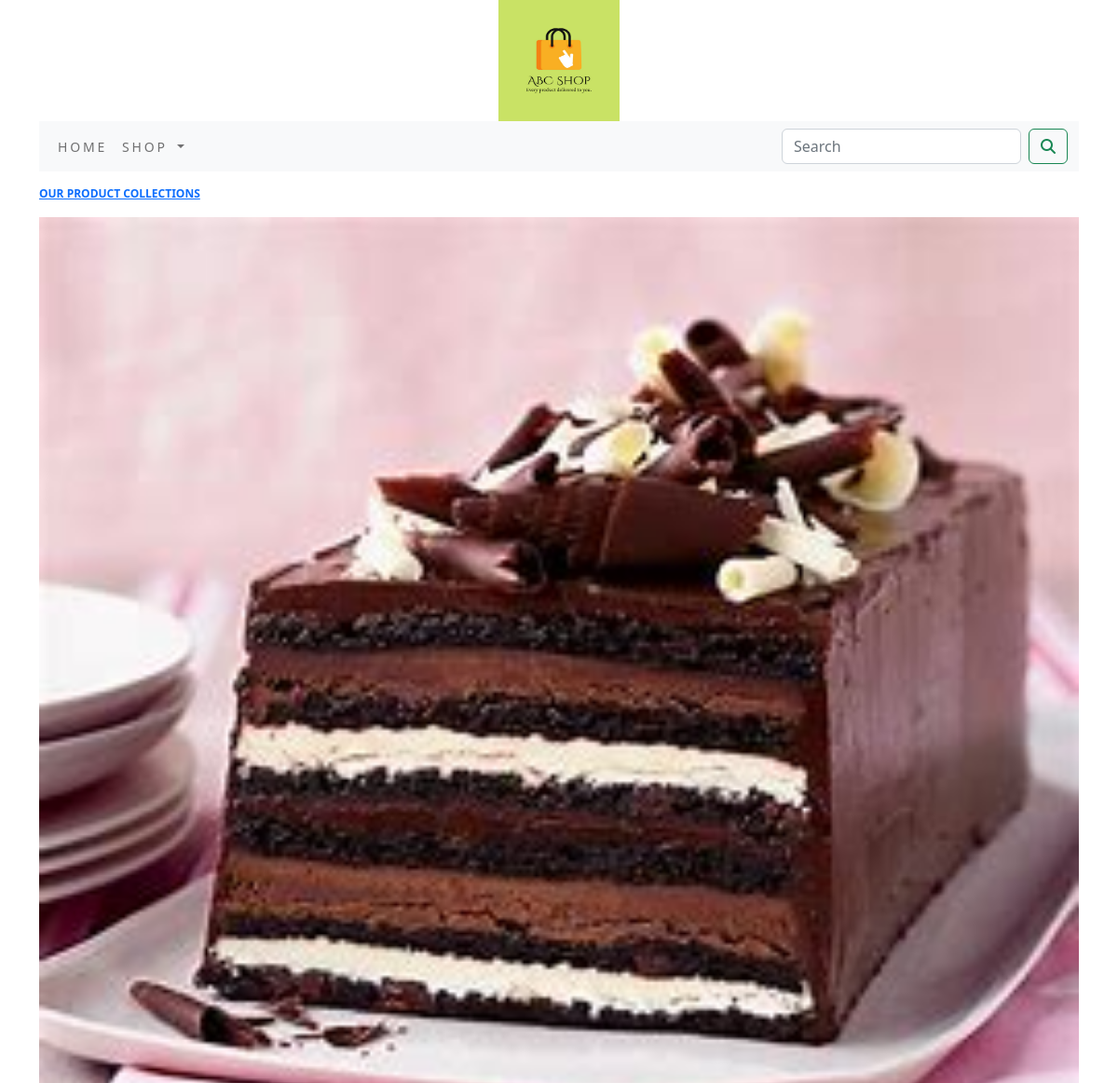
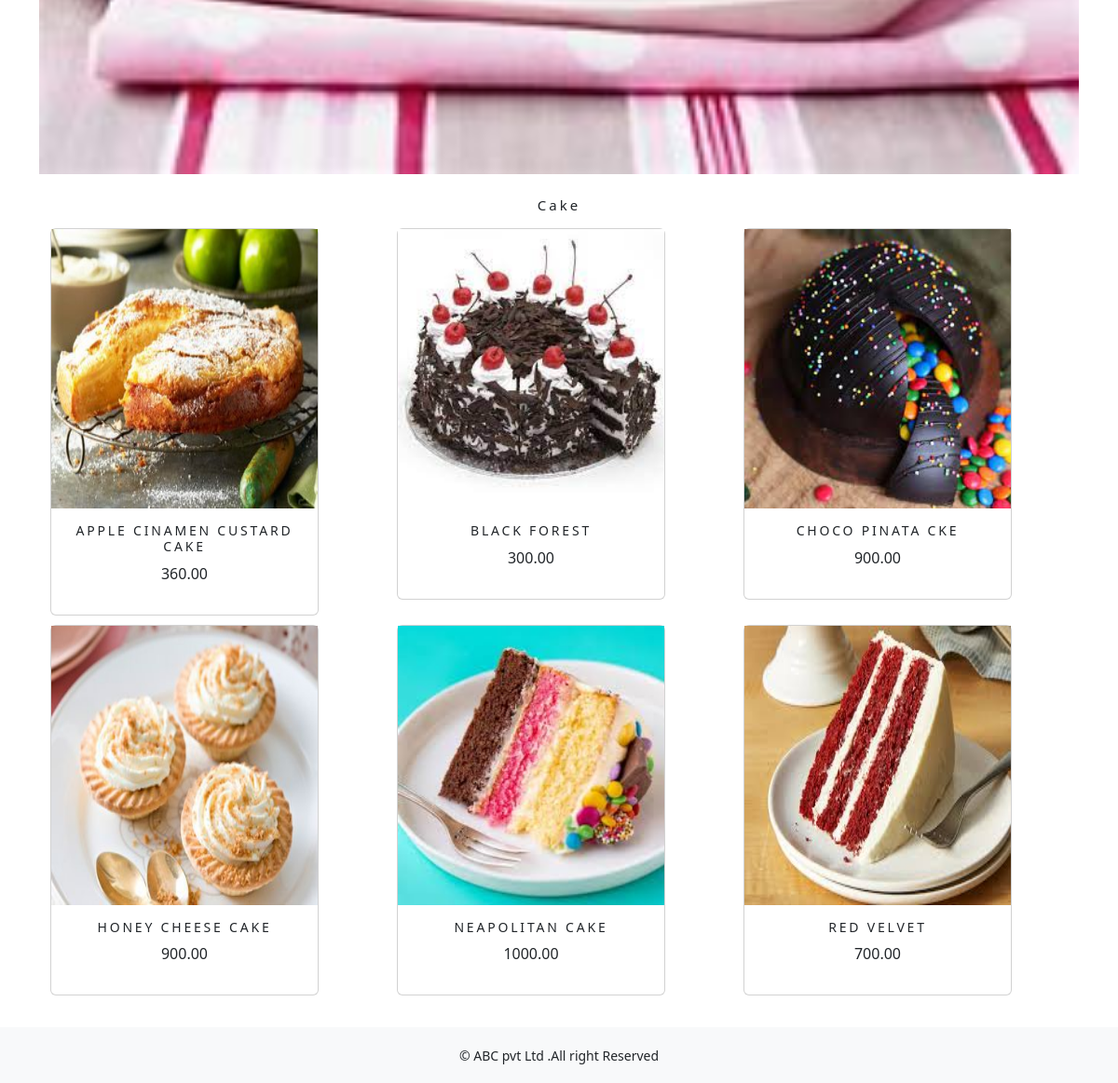
/shop/cake/, run on the app's committed database (2 pictures, top to bottom).
### shop/models.py (models this page shows, shortened)
class Category(models.Model):
    name=models.CharField(max_length=250,unique=True)
    slug=models.SlugField(max_length=250,unique=True)
    desc=models.TextField(blank=True)
    image=models.ImageField(upload_to='category',blank=True)
    class Meta:
        ordering=('name',)
        verbose_name='category'
        verbose_name_plural='categories'
    def get_url(self):
        return reverse('shop:products_by_category',args=[self.slug])

class Product(models.Model):
    name=models.CharField(max_length=250,unique=True)
    slug=models.SlugField(max_length=250,unique=True)
    desc=models.TextField(blank=True)
    price=models.DecimalField(max_digits=10,decimal_places=2)
    category=models.ForeignKey(Category,on_delete=models.CASCADE)
    image=models.ImageField(upload_to='product',blank=True)
    stock=models.IntegerField()
    available=models.BooleanField(default=True)
    created=models.DateTimeField(auto_now_add=True)
    updated=models.DateTimeField(auto_now=True)
    def get_url(self):
        return reverse('shop:prodCatdetail',args=[self.category.slug,self.slug])
    class Meta:
        ordering=('name',)
        verbose_name='product'
        verbose_name_plural='products'

### shop/views.py (the view)
# urls.py: path('',views.allProCat,name='allProCat'),
def allProCat(request,c_slug=None):
    c_page=None
    products=None
    if c_slug!=None :
        c_page=get_object_or_404(Category,slug=c_slug)
        products_list=Product.objects.all().filter(category=c_page,available=True)
    else:
        products_list=Product.objects.all().filter(available=True)
    paginator=Paginator(products_list,6)
    try:
        page=int(request.GET.get('page','1'))
    except:
        page=1
    try:
        products=paginator.page(page)
    except (EmptyPage,InvalidPage):
        products=paginator.page(paginator.num_pages)
    return render(request,"category.html",{'category':c_page,'products':products})

### cart/context_processors.py (called while the page is built)
def counter(request):
    item_count=0
    if 'admin' in request.path:
       return {}
    else:
        try:
            cart=Cart.objects.filter(cart_id=_cart_id(request))
            cart_items=CartItem.objects.all().filter(cart=cart[:1])
            for cart_item in cart_items:
                item_count += cart_item.quantity
        except Cart.DoesNotExist:
            item_count =0
    return dict(item_count=item_count)

### cart/views.py (called while the page is built)
def _cart_id(request):
    cart=request.session.session_key
    if not cart:
        cart=request.session.create()
    return cart

### shop/context_processors.py (called while the page is built)
def menu_links(request):
    links=Category.objects.all()
    return dict(links=links)

### templates/category.html (shortened to what this page needs)
{% extends 'base.html' %}
{% load static %}
{% block content %}
    {% if category %}
            <div>
                <div class="row my_row_class">
                    <div class="mx_auto">
                    <p>
                        <a href="{% url 'shop:allProCat' %}"><b>OUR PRODUCT COLLECTIONS</b></a>
                    </p>
                </div>
                </div>
            </div>
    {% endif %}
    <div class="mx_auto">
    {% if category %}
        <img class="my_image" src="{{category.image.url}}" alt="{{category.name}}">
        </div>
        <br>
        <div>
        <h1 class="text-center my_title">{{category.name}}</h1>
         </div>
    {% endif %}
    <div class="container">
        <div class="row mx_auto" >
            {% for product in products.object_list %}
            <div class="my_bottom_margin col-9 col-sm-12 col-md-4 xol-lg-4">
                <div class="card text-center" style="width:18em;">
                    <a href="{{product.get_url}}"><img class="card-ing-top my_image" src="{{ product.image.url}}" alt="{{product.name}}" style="height:300px;"></a>
                    <div class="card-body">
                        <h4>{{product.name}}</h4>
                        <p>{{product.price}}</p>
                    </div>
                </div>
            </div>
            {% endfor %}
        </div>
        <br>
    </div>
{% endblock %}

### static/css/custom.css (style rules this page uses)
body { font-family: 'Lora', serif; }
.my_row_class { padding-top:15px; }
.my_row_class .mx_auto { color:#000; font-size:12px; }
.my_image { width:100%; height:auto; }
.my_title { font-size:15px; text_transform:uppercase; letter-spacing:.2em; }
.my_bottom_margin { margin-bottom:10px; }
.card-body h4 { font-size:14px; text-transform:uppercase; letter-spacing:.2em; }

### data on the page
Category: image (picture), name "Cake"
Product: image (picture), name "APPLE CINAMEN CUSTARD CAKE", price "360.00"
Product: image (picture), name "BLACK FOREST", price "300.00"
Product: image (picture), name "CHOCO PINATA CKE", price "900.00"
Product: image (picture), name "HONEY CHEESE CAKE", price "900.00"
Product: image (picture), name "NEAPOLITAN CAKE", price "1000.00"
Product: image (picture), name "RED VELVET", price "700.00"
